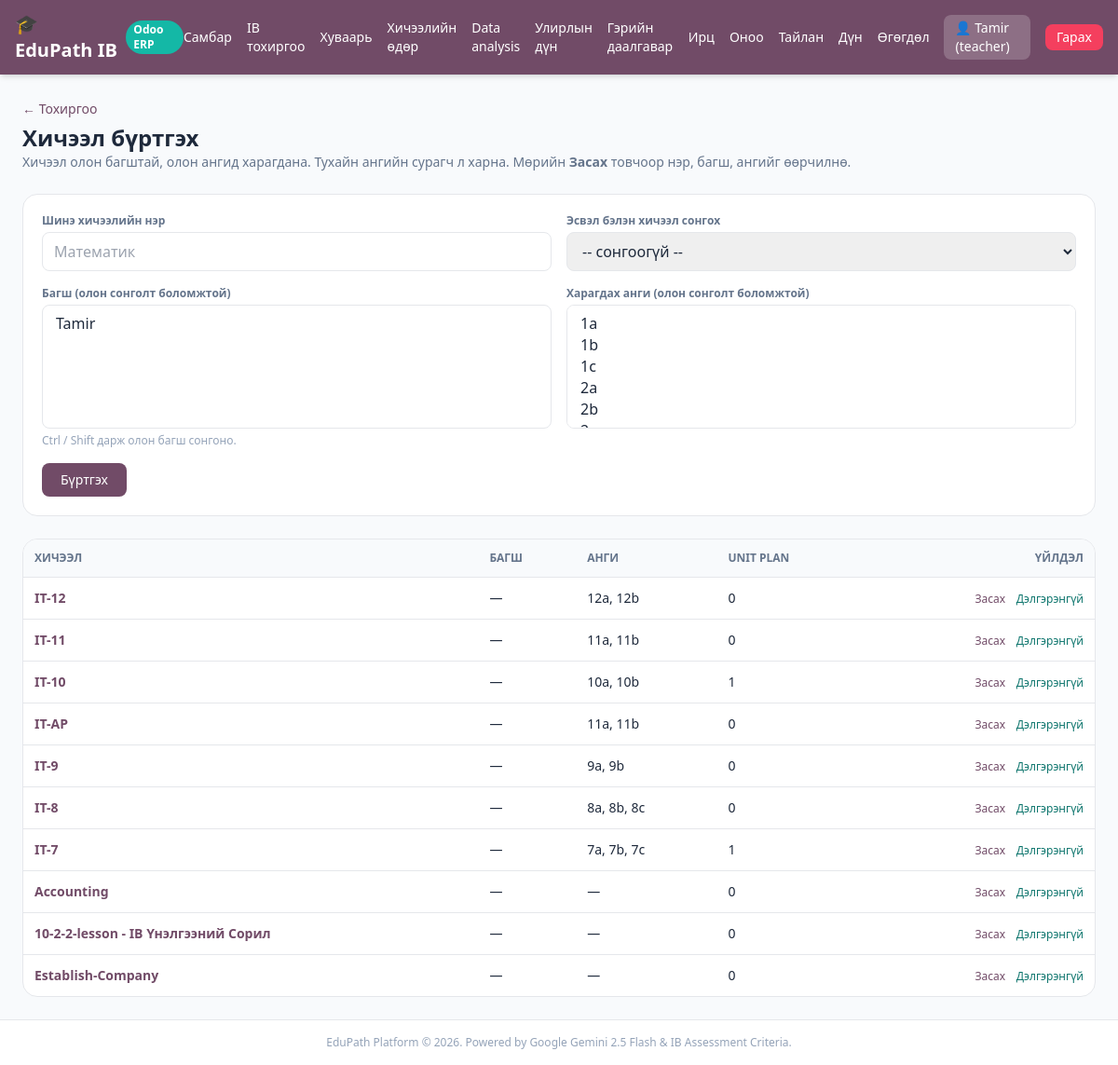
Screenshot of /teacher/setup/lessons (signed in) with the database file from the repository.
### tables this page shows
CREATE TABLE users (
        id INTEGER PRIMARY KEY AUTOINCREMENT,
        username TEXT UNIQUE,
        password TEXT,
        role TEXT,
        gemini_api_key TEXT
    , deepseek_api_key TEXT, grade TEXT, name TEXT, surname TEXT, student_code TEXT, email TEXT, gender TEXT, phone TEXT, instagram TEXT, photo_path TEXT);

CREATE TABLE lessons (
        id INTEGER PRIMARY KEY AUTOINCREMENT,
        title TEXT,
        filename TEXT,
        teacher_id INTEGER
    );

### app.py (the view)
@app.get("/teacher/setup/lessons", response_class=HTMLResponse)
def teacher_lessons_page(request: Request, user: dict = Depends(get_current_user),
                         db: sqlite3.Connection = Depends(get_db)):
    if not user or user["role"] != "teacher":
        return RedirectResponse("/login")
    rows = []
    for lesson in db.execute("SELECT * FROM lessons ORDER BY id DESC").fetchall():
        item = dict(lesson)
        item["teachers"] = [dict(r) for r in db.execute(
            """SELECT u.id, u.name, u.username FROM lesson_teachers lt
               JOIN users u ON u.id = lt.teacher_id WHERE lt.lesson_id = ? ORDER BY u.id""",
            (lesson["id"],),
        ).fetchall()]
        item["grades"] = [r[0] for r in db.execute(
            """SELECT g.name FROM lesson_grades lg JOIN grades g ON g.id = lg.grade_id
               WHERE lg.lesson_id = ? ORDER BY g.level, g.section""",
            (lesson["id"],),
        ).fetchall()]
        item["grade_ids"] = [r[0] for r in db.execute(
            "SELECT grade_id FROM lesson_grades WHERE lesson_id = ?", (lesson["id"],)
        ).fetchall()]
        item["teacher_ids"] = [r[0] for r in db.execute(
            "SELECT teacher_id FROM lesson_teachers WHERE lesson_id = ?", (lesson["id"],)
        ).fetchall()]
        item["unit_plans"] = db.execute(
            "SELECT COUNT(*) FROM ib_unit_plans WHERE lesson_id = ?", (lesson["id"],)
        ).fetchone()[0]
        rows.append(item)
    return templates.TemplateResponse(
        request=request, name="teacher_lessons.html",
        context={
            "user": user, "lessons": rows,
            "teachers": [dict(r) for r in db.execute(
                "SELECT id, name, username FROM users WHERE role = 'teacher' ORDER BY id"
            ).fetchall()],
            "grades": _all_grades(db),
        },
    )

### templates/teacher_lessons.html (shortened to what this page needs)
{% extends "base.html" %}
{% block content %}
<div class="space-y-6">
  <div>
    <a href="/teacher/setup" class="text-sm text-[#714B67] hover:underline">&larr; Тохиргоо</a>
    <h1 class="text-2xl font-black mt-1">Хичээл бүртгэх</h1>
    <p class="text-sm text-slate-500">Хичээл олон багштай, олон ангид харагдана. Тухайн ангийн сурагч л харна. Мөрийн <b>Засах</b> товчоор нэр, багш, ангийг өөрчилнө.</p>
  </div>
  <form method="POST" action="/teacher/setup/lessons" class="bg-white p-5 rounded-2xl border space-y-4">
    <div class="grid md:grid-cols-2 gap-4">
      <div>
        <label class="block text-xs font-semibold text-slate-500 mb-1">Шинэ хичээлийн нэр</label>
        <input name="title" placeholder="Математик" class="w-full px-3 py-2 border rounded-lg">
      </div>
      <div>
        <label class="block text-xs font-semibold text-slate-500 mb-1">Эсвэл бэлэн хичээл сонгох</label>
        <select name="lesson_id" class="w-full px-3 py-2 border rounded-lg">
          <option value="0">-- сонгоогүй --</option>
        </select>
      </div>
    </div>
    <div class="grid md:grid-cols-2 gap-4">
      <div>
        <label class="block text-xs font-semibold text-slate-500 mb-1">Багш (олон сонголт боломжтой)</label>
        <select name="teacher_ids" multiple size="5" class="w-full px-3 py-2 border rounded-lg">
          {% for t in teachers %}<option value="{{ t.id }}">{{ t.name or t.username }}</option>{% endfor %}
        </select>
        <p class="text-xs text-slate-400 mt-1">Ctrl / Shift дарж олон багш сонгоно.</p>
      </div>
      <div>
        <label class="block text-xs font-semibold text-slate-500 mb-1">Харагдах анги (олон сонголт боломжтой)</label>
        <select name="grade_ids" multiple size="5" class="w-full px-3 py-2 border rounded-lg">
          {% for g in grades %}<option value="{{ g.id }}">{{ g.name }}</option>{% endfor %}
        </select>
      </div>
    </div>
    <button class="bg-[#714B67] text-white px-5 py-2 rounded-lg text-sm">Бүртгэх</button>
  </form>
  <div class="bg-white rounded-2xl border overflow-x-auto">
    <table class="w-full text-sm">
      <thead class="bg-slate-50 text-slate-500 text-xs uppercase">
        <tr><th class="p-3 text-left">Хичээл</th><th class="p-3 text-left">Багш</th><th class="p-3 text-left">Анги</th><th class="p-3 text-left">Unit plan</th><th class="p-3 text-right">Үйлдэл</th></tr>
      </thead>
      <tbody>
        {% for l in lessons %}
        <tr class="border-t">
          <td class="p-3 font-bold">
            <a href="/teacher/setup/lessons/{{ l.id }}" class="inline-view-only text-[#714B67] hover:underline">{{ l.title }}</a>
          </td>
          <td class="p-3">
            <span class="inline-view-only">{{ l.teachers | map(attribute='name') | select('string') | join(', ') or '—' }}</span>
          </td>
          <td class="p-3">
            <span class="inline-view-only">{{ l.grades | join(', ') or '—' }}</span>
          </td>
          <td class="p-3">{{ l.unit_plans }}</td>
          <td class="p-3 text-right whitespace-nowrap">
            <span class="inline-view-only">
              <button type="button" onclick="editRow(this)" class="text-[#714B67] hover:underline text-xs">Засах</button>
              <a href="/teacher/setup/lessons/{{ l.id }}" class="text-xs text-teal-700 hover:underline ml-2">Дэлгэрэнгүй</a>
            </span>
          </td>
        </tr>
        {% endfor %}
      </tbody>
    </table>
  </div>
</div>
{% endblock %}

### templates/base.html (shortened to what this page needs)
<!DOCTYPE html>
<html lang="mn">
<head>
  <script src="https://cdn.tailwindcss.com"></script>
</head>
<body class="bg-slate-50 text-slate-800 min-h-screen flex flex-col">
  <nav class="bg-[#714B67] text-white shadow-md">
    <div class="max-w-7xl mx-auto px-4 py-3 flex justify-between items-center">
      <a href="/" class="flex items-center space-x-2 font-bold text-xl">
        <span>🎓 EduPath IB</span>
        <span class="text-xs bg-teal-500 text-white px-2 py-0.5 rounded-full">Odoo ERP</span>
      </a>
      <div class="flex items-center space-x-4 text-sm">
        {% if user %}
          {% if user.role == 'teacher' %}
            <a href="/teacher" class="hover:underline">Самбар</a>
            <a href="/teacher/setup" class="hover:underline">IB тохиргоо</a>
            <a href="/teacher/timetable" class="hover:underline">Хуваарь</a>
            <a href="/teacher/sessions" class="hover:underline">Хичээлийн өдөр</a>
            <a href="/teacher/data-analysis" class="hover:underline">Data analysis</a>
            <a href="/teacher/term-grades" class="hover:underline">Улирлын дүн</a>
            <a href="/teacher/homework" class="hover:underline">Гэрийн даалгавар</a>
            <a href="/teacher/attendance" class="hover:underline">Ирц</a>
            <a href="/teacher/scoring" class="hover:underline">Оноо</a>
            <a href="/teacher/reports" class="hover:underline">Тайлан</a>
            <a href="/scores" class="hover:underline">Дүн</a>
            <a href="/teacher/data-transfer" class="hover:underline">Өгөгдөл</a>
          {% else %}
            <a href="/student" class="hover:underline">Самбар</a>
            <a href="/student/data-analysis" class="hover:underline">Data analysis</a>
            <a href="/student/term-grades" class="hover:underline">Улирлын дүн</a>
            <a href="/student/report" class="hover:underline">Миний тайлан</a>
          {% endif %}
          <span class="bg-white/20 px-3 py-1 rounded-lg">👤 {{ user.name or user.username }} ({{ user.role }})</span>
          <a href="/logout" class="bg-rose-500 hover:bg-rose-600 px-3 py-1 rounded-lg transition">Гарах</a>
        {% endif %}
      </div>
    </div>
  </nav>
  <main class="flex-1 max-w-7xl w-full mx-auto p-6">
    {% block content %}{% endblock %}
  </main>
  <footer class="text-center py-4 text-xs text-slate-400 border-t bg-white">
    EduPath Platform &copy; 2026. Powered by Google Gemini 2.5 Flash & IB Assessment Criteria.
  </footer>
</body>
</html>

### rows the page displays
users: username "Tamir", role "teacher", {{ t.id }} 1 (drawn)
lessons: title "IT-12", teachers|map "—", grades "12a, 12b", unit_plans "0"
lessons: title "IT-11", teachers|map "—", grades "11a, 11b", unit_plans "0"
lessons: title "IT-10", teachers|map "—", grades "10a, 10b", unit_plans "1"
lessons: title "IT-AP", teachers|map "—", grades "11a, 11b", unit_plans "0"
lessons: title "IT-9", teachers|map "—", grades "9a, 9b", unit_plans "0"
lessons: title "IT-8", teachers|map "—", grades "8a, 8b, 8c", unit_plans "0"
lessons: title "IT-7", teachers|map "—", grades "7a, 7b, 7c", unit_plans "1"
lessons: title "Accounting", teachers|map "—", grades "—", unit_plans "0"
lessons: title "10-2-2-lesson - IB Үнэлгээний Сорил", teachers|map "—", grades "—", unit_plans "0"
lessons: title "Establish-Company", teachers|map "—", grades "—", unit_plans "0"
